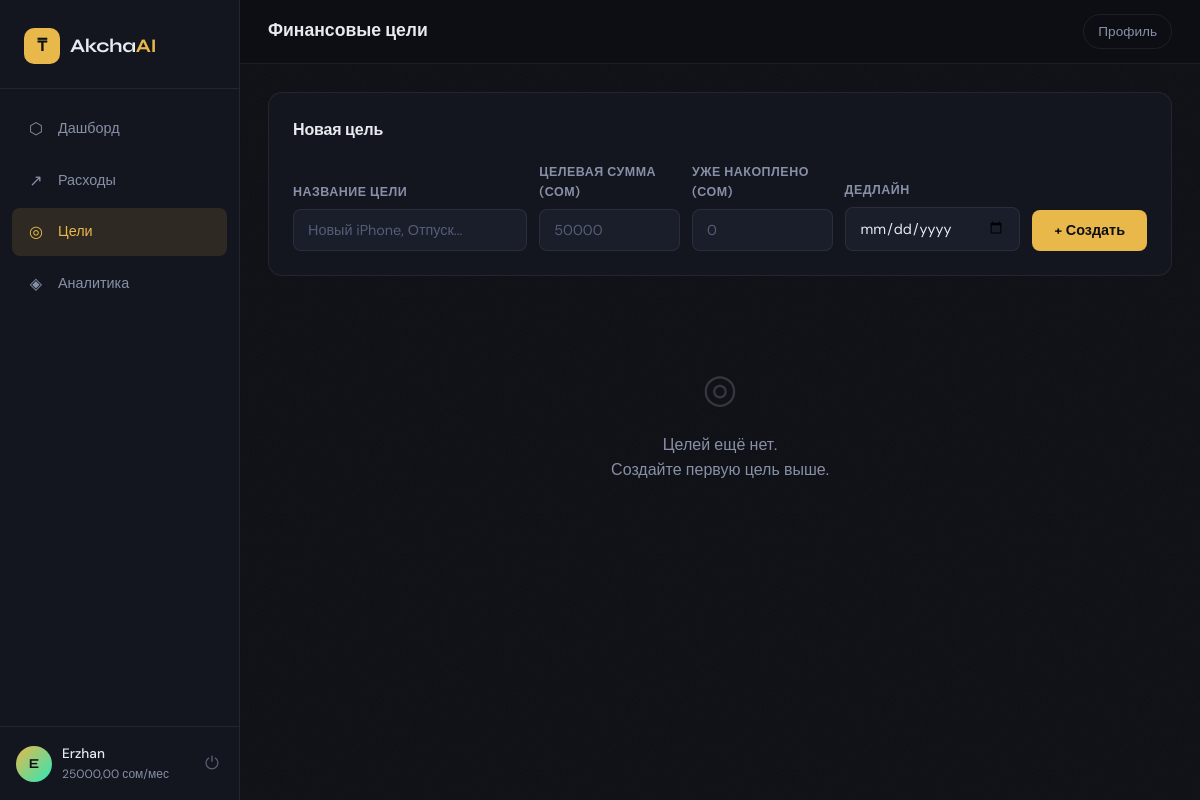
The app's page /goals/ (signed in) with its own data.
### apps/users/models.py (models this page shows, shortened)
class User(AbstractUser):
    income = models.DecimalField(
        max_digits=12,
        decimal_places=2,
        default=0,
        verbose_name='Ежемесячный доход'
    )

### apps/web/views.py (the view)
# urls.py: path('goals/',      views.goals_view,      name='goals'),
@login_required
def goals_view(request):
    goals = Goal.objects.filter(user=request.user)
    return render(request, 'akchaai/goals.html', {'goals': goals})

### templates/akchaai/goals.html (shortened to what this page needs)
{% extends 'akchaai/base.html' %}
{% block nav_goals %}active{% endblock %}
{% block page_title %}Финансовые цели{% endblock %}
{% block content %}
<div class="page-layout">
  <div class="card form-card">
    <div class="card-header">
      <span class="card-title">Новая цель</span>
    </div>
    <form method="post" action="{% url 'goal_create' %}" class="inline-form">
      <div class="form-row">
        <div class="field-group">
          <label class="field-label">Название цели</label>
          <input type="text" name="title" class="field-input" placeholder="Новый iPhone, Отпуск..." required />
        </div>
        <div class="field-group">
          <label class="field-label">Целевая сумма (сом)</label>
          <input type="number" name="target_amount" class="field-input" placeholder="50000" min="1" step="0.01" required />
        </div>
        <div class="field-group">
          <label class="field-label">Уже накоплено (сом)</label>
          <input type="number" name="current_amount" class="field-input" placeholder="0" min="0" step="0.01" />
        </div>
        <div class="field-group">
          <label class="field-label">Дедлайн</label>
          <input type="date" name="deadline" class="field-input" />
        </div>
        <div class="field-group field-submit">
          <label class="field-label">&nbsp;</label>
          <button type="submit" class="btn-primary">+ Создать</button>
        </div>
      </div>
    </form>
  </div>
  {% if goals %}
  <div class="goals-grid">
    {% for goal in goals %}
    <div class="goal-card">
      <div class="goal-card-top">
        <h3 class="goal-card-title">{{ goal.title }}</h3>
        {% if goal.deadline %}
          <span class="goal-deadline">до {{ goal.deadline }}</span>
        {% endif %}
      </div>
      <div class="goal-ring-wrap">
        <svg class="goal-ring" viewBox="0 0 100 100">
          <circle class="ring-bg" cx="50" cy="50" r="42" />
          <circle class="ring-fill" cx="50" cy="50" r="42"
            stroke-dasharray="{{ goal.progress_percent|floatformat:1 }} {{ 100|add:"-0" }}"
            style="stroke-dasharray: calc({{ goal.progress_percent }} * 2.639) 263.9" />
        </svg>
        <div class="ring-label">
          <span class="ring-pct">{{ goal.progress_percent }}%</span>
        </div>
      </div>
      <div class="goal-card-amounts">
        <div>
          <span class="gca-num">{{ goal.current_amount|floatformat:0 }}</span>
          <span class="gca-label">накоплено</span>
        </div>
        <div class="gca-divider">из</div>
        <div>
          <span class="gca-num">{{ goal.target_amount|floatformat:0 }}</span>
          <span class="gca-label">цель</span>
        </div>
      </div>
      <div class="progress-track">
        <div class="progress-fill" style="width: {{ goal.progress_percent }}%"></div>
      </div>
      <form method="post" action="{% url 'goal_deposit' goal.pk %}" class="deposit-form">
        {% csrf_token %}
        <input type="number" name="amount" class="field-input sm" placeholder="Пополнить..." min="0" step="0.01" />
        <button type="submit" class="btn-accent-sm">+ Пополнить</button>
      </form>
      <div class="goal-card-actions">
        <a href="{% url 'goal_delete' goal.pk %}" class="btn-danger-sm" onclick="return confirm('Удалить цель?')">Удалить</a>
      </div>
    </div>
    {% endfor %}
  </div>
  {% else %}
    <div class="empty-state large">
      <span class="empty-icon">◎</span>
      <p>Целей ещё нет.<br/>Создайте первую цель выше.</p>
    </div>
  {% endif %}
</div>
{% endblock %}

### templates/akchaai/base.html (shortened to what this page needs)
<!DOCTYPE html>
<html lang="ru">
<head>
  {% load static %}
  <link rel="stylesheet" href="{% static 'css/main.css' %}" />
</head>
<body>
<div class="noise"></div>
<aside class="sidebar" id="sidebar">
  <div class="sidebar-logo">
    <span class="logo-icon">₸</span>
    <span class="logo-text">Akcha<em>AI</em></span>
  </div>
  <nav class="sidebar-nav">
    <a href="{% url 'dashboard' %}" class="nav-item {% block nav_dashboard %}{% endblock %}">
      <span class="nav-icon">⬡</span>
      <span>Дашборд</span>
    </a>
    <a href="{% url 'expenses' %}" class="nav-item {% block nav_expenses %}{% endblock %}">
      <span class="nav-icon">↗</span>
      <span>Расходы</span>
    </a>
    <a href="{% url 'goals' %}" class="nav-item {% block nav_goals %}{% endblock %}">
      <span class="nav-icon">◎</span>
      <span>Цели</span>
    </a>
    <a href="{% url 'analytics' %}" class="nav-item {% block nav_analytics %}{% endblock %}">
      <span class="nav-icon">◈</span>
      <span>Аналитика</span>
    </a>
  </nav>
  <div class="sidebar-user">
    <div class="user-avatar">{{ request.user.username|first|upper }}</div>
    <div class="user-info">
      <span class="user-name">{{ request.user.username }}</span>
      <span class="user-income">{{ request.user.income }} сом/мес</span>
    </div>
    <a href="{% url 'logout' %}" class="logout-btn" title="Выйти">⏻</a>
  </div>
</aside>
<main class="main-content">
  <header class="topbar">
    <div class="page-title">{% block page_title %}{% endblock %}</div>
    <div class="topbar-right">
      <a href="{% url 'profile' %}" class="profile-link">Профиль</a>
    </div>
  </header>
  <div class="content-area">
    {% block content %}{% endblock %}
  </div>
</main>
</body>
</html>

### records on screen
User: user.username|first "E", user.username "Erzhan", user.income "25000,00"
